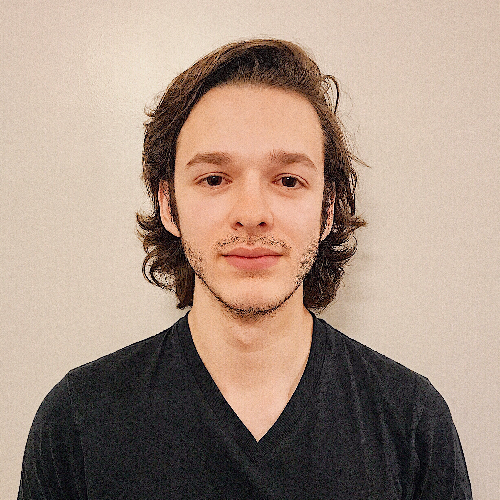
#> input picture im/image1.jpg, 500 x 500 px, found by its file name
$ python Gonzalez_Eduardo_ps1.py
#> lines starting #> are read from the running program, lines starting #| are printed output that depends on the picture
import numpy as np
from numpy import matlib
import skimage as io

from scipy import misc
import matplotlib.pyplot as plt
import cv2
import os
import skimage as io
from skimage import io

# Homework 1
# @Eduardo Gonzalez

m = np.array([[1,2, 3],[4, 5, 6],[7, 8, 9]])

a = np.array([1, 2, 3])
b = np.array([4, 5, 6])
c = np.array([7, 8, 9])

print("m: ")
print(m, "\n")

print("a:", a, "\n")
print("b:", b, "\n")
print("c:", c, "\n")


# Dot product of a and b
aDotb = np.dot(a, b)
print("Dot Product of a and b:", aDotb, "\n")


# Element Wise Product of a and b
print("Element Wise Product of a and b:", np.multiply(a, b), "\n")


# Multiply each row of M by a (no for loop)
o = np.matlib.repmat(a, 3, 1) # Creates a 3x1 of [1, 2, 3]

new = np.multiply(o, m)

print("m * a:", "\n", new, "\n")


print(np.sort(new))

#-------------------------------------------------------------------

#     Part 2

#-------------------------------------------------------------------


print("OpenCV\n")

# Found that double presicion = np.float64()
image1 = np.float64(cv2.imread('/Users/edu/github/ComputerVision/im/image1.jpg'))
image2 = np.float64(cv2.imread('/Users/edu/github/ComputerVision/im/image2.jpg'))
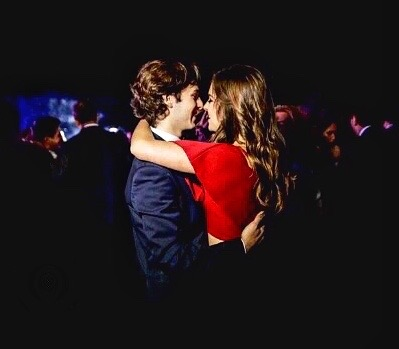
#> input picture im/image2.jpg, 399 x 349 px, found by its file name

cv2.imshow("image 1",image1) # Display image
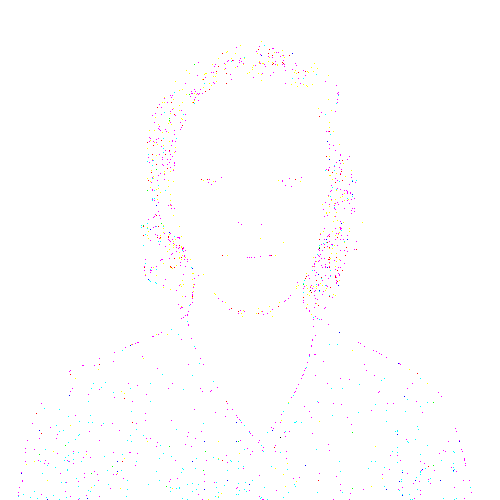
#> window 'image 1': shape (500, 500, 3); mean B, G, R 254.5, 254.1, 254.6
cv2.imshow("image 2",image2) # Display image
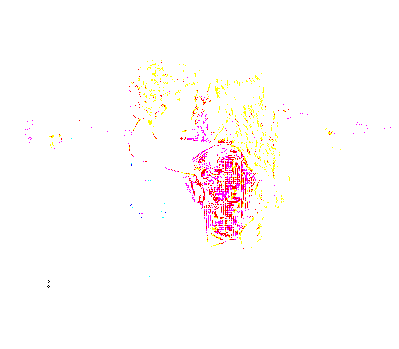
#> window 'image 2': shape (349, 399, 3); mean B, G, R 250.8, 251.3, 255

im1 = cv2.normalize(image1, np.zeros((500, 500)), 0, 1, cv2.NORM_MINMAX)
im2 = cv2.normalize(image2, np.zeros((500, 500)), 0, 1, cv2.NORM_MINMAX)

# Cut the images in halves
i1 = im1[:, :250]
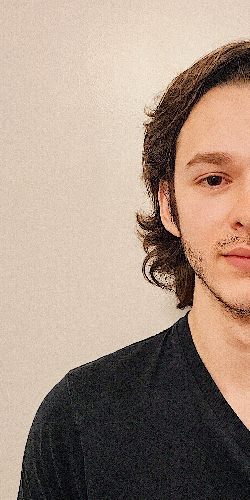
#> i1: shape (500, 250, 3) float64; mean B, G, R 0.508, 0.566, 0.646
i2 = im2[:, 250:]
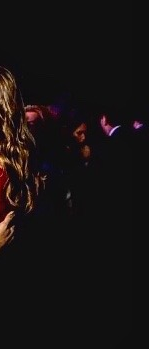
#> i2: shape (349, 149, 3) float64; mean B, G, R 0.0712, 0.0715, 0.0878

#> (the run stopped early here; a loop or call above may not have finished)
